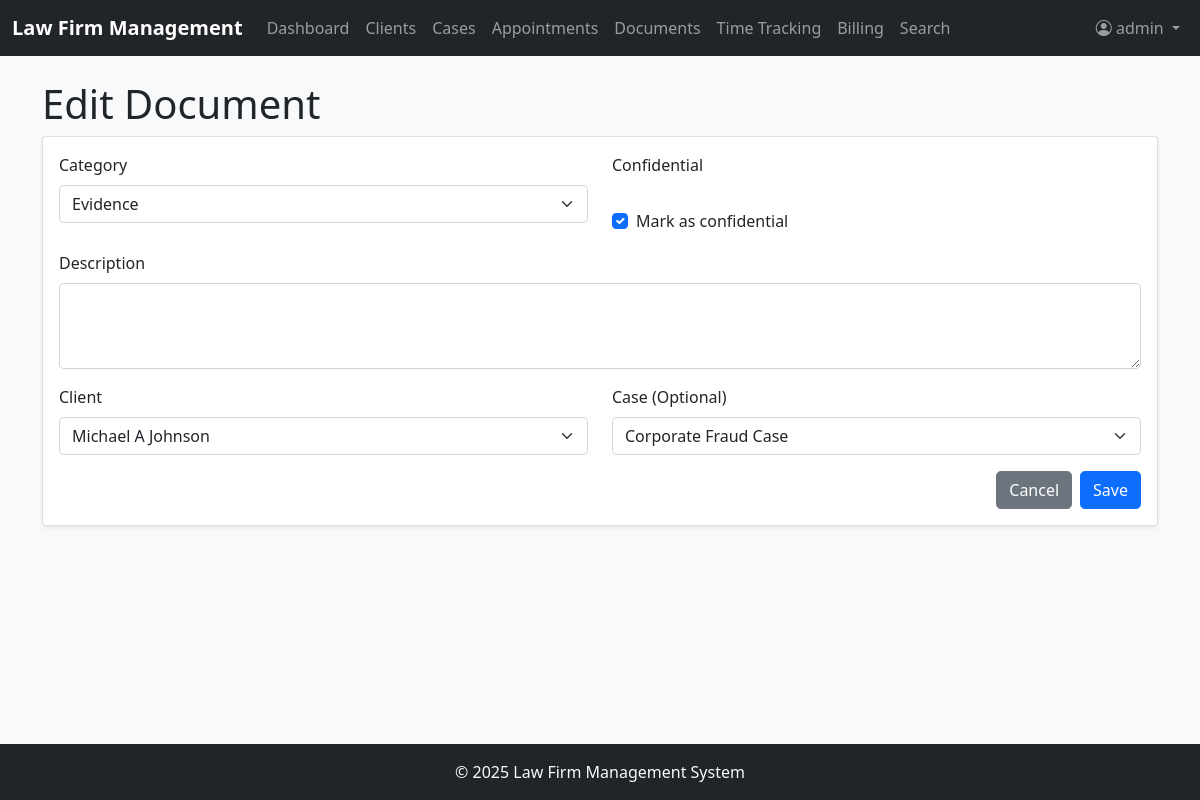
The app's page /documents/1/edit (signed in) with its own data.
### app/models.py (models this page shows, shortened)
class User(UserMixin, db.Model):
    id = db.Column(db.Integer, primary_key=True)
    username = db.Column(db.String(64), index=True, unique=True)
    email = db.Column(db.String(120), index=True, unique=True)
    password_hash = db.Column(db.String(128))
    first_name = db.Column(db.String(64))
    last_name = db.Column(db.String(64))
    role = db.Column(db.String(20))  # 'lawyer', 'staff', 'admin'
    hourly_rate = db.Column(db.Float)
    cases = db.relationship('Case', secondary=case_assignments, backref=db.backref('assigned_users', lazy='dynamic'))
    time_entries = db.relationship('TimeEntry', backref='user', lazy='dynamic')

class Document(db.Model):
    id = db.Column(db.Integer, primary_key=True)
    filename = db.Column(db.String(256))
    original_filename = db.Column(db.String(256))
    category = db.Column(db.String(64))  # Contracts, Evidence, Court Filings, etc.
    description = db.Column(db.Text)
    confidential = db.Column(db.Boolean, default=False)
    version = db.Column(db.Integer, default=1)
    client_id = db.Column(db.Integer, db.ForeignKey('client.id'))
    case_id = db.Column(db.Integer, db.ForeignKey('case.id'))
    uploaded_at = db.Column(db.DateTime, default=datetime.utcnow)
    uploaded_by = db.Column(db.Integer, db.ForeignKey('user.id'))

class Client(db.Model):
    id = db.Column(db.Integer, primary_key=True)
    first_name = db.Column(db.String(64))
    last_name = db.Column(db.String(64))
    email = db.Column(db.String(120))
    phone = db.Column(db.String(20))
    address = db.Column(db.String(256))
    company = db.Column(db.String(128))
    category = db.Column(db.String(64))
    notes = db.Column(db.Text)
    cases = db.relationship('Case', backref='client', lazy='dynamic')
    appointments = db.relationship('Appointment', backref='client', lazy='dynamic')
    documents = db.relationship('Document', backref='client', lazy='dynamic')

class Case(db.Model):
    id = db.Column(db.Integer, primary_key=True)
    case_number = db.Column(db.String(20), unique=True)
    title = db.Column(db.String(128))
    description = db.Column(db.Text)
    status = db.Column(db.String(20))  # Open, In Progress, On Hold, Closed, Archived
    priority = db.Column(db.String(20))  # Low, Medium, High, Urgent
    practice_area = db.Column(db.String(64))
    case_type = db.Column(db.String(64))
    budget = db.Column(db.Float)
    client_id = db.Column(db.Integer, db.ForeignKey('client.id'))
    appointments = db.relationship('Appointment', backref='case', lazy='dynamic')
    documents = db.relationship('Document', backref='case', lazy='dynamic')
    time_entries = db.relationship('TimeEntry', backref='case', lazy='dynamic')
    invoices = db.relationship('Invoice', backref='case', lazy='dynamic')
    created_at = db.Column(db.DateTime, default=datetime.utcnow)
    updated_at = db.Column(db.DateTime, default=datetime.utcnow, onupdate=datetime.utcnow)

### app/routes.py (the view, shortened to what this page needs)
@app.route('/documents/<int:id>/edit', methods=['GET', 'POST'])
@login_required
def edit_document(id):
    document = Document.query.get_or_404(id)
    clients = Client.query.all()
    cases = Case.query.all()
    return render_template('document_form.html', document=document, clients=clients, cases=cases)

### app/__init__.py (called while the page is built)
@login.user_loader
def load_user(id):
    return User.query.get(int(id))

### app/templates/document_form.html (shortened to what this page needs)
{% extends "base.html" %}
{% block content %}
<h1>{% if document %}Edit Document{% else %}Upload New Document{% endif %}</h1>
<div class="card">
    <div class="card-body">
        <form method="POST" {% if not document %}enctype="multipart/form-data"{% endif %}>
            <div class="row mb-3">
                <div class="col-md-6">
                    <label class="form-label">Category</label>
                    <select class="form-select" name="category" required>
                        <option value="Evidence" {% if document and document.category == 'Evidence' %}selected{% endif %}>Evidence</option>
                    </select>
                </div>
                <div class="col-md-6">
                    <label class="form-label">Confidential</label>
                    <div class="form-check mt-4">
                        <input class="form-check-input" type="checkbox" name="confidential" id="confidential" {% if document and document.confidential %}checked{% endif %}>
                        <label class="form-check-label" for="confidential">
                            Mark as confidential
                        </label>
                    </div>
                </div>
            </div>
            <div class="mb-3">
                <label class="form-label">Description</label>
                <textarea class="form-control" name="description" rows="3">{{ document.description if document else '' }}</textarea>
            </div>
            <div class="row mb-3">
                <div class="col-md-6">
                    <label class="form-label">Client</label>
                    <select class="form-select" name="client_id" required>
                        {% for client in clients %}
                        <option value="{{ client.id }}" {% if document and document.client_id == client.id %}selected{% endif %}>{{ client.first_name }} {{ client.last_name }}</option>
                        {% endfor %}
                    </select>
                </div>
                <div class="col-md-6">
                    <label class="form-label">Case (Optional)</label>
                    <select class="form-select" name="case_id">
                        {% for case in cases %}
                        <option value="{{ case.id }}" {% if document and document.case_id == case.id %}selected{% endif %}>{{ case.title }}</option>
                        {% endfor %}
                    </select>
                </div>
            </div>
            <div class="d-flex justify-content-end">
                <a href="{{ url_for('documents') }}" class="btn btn-secondary me-2">Cancel</a>
                <button type="submit" class="btn btn-primary">{% if document %}Save{% else %}Upload{% endif %}</button>
            </div>
        </form>
    </div>
</div>
{% endblock %}

### app/templates/base.html (shortened to what this page needs)
<!DOCTYPE html>
<html lang="en">
  <head>
    <link
      href="https://cdn.jsdelivr.net/npm/bootstrap@5.1.3/dist/css/bootstrap.min.css"
      rel="stylesheet"
    />
    <link
      rel="stylesheet"
      href="https://cdn.jsdelivr.net/npm/bootstrap-icons@1.8.1/font/bootstrap-icons.css"
    />
    <link
      href="{{ url_for('static', filename='css/style.css') }}"
      rel="stylesheet"
    />
  </head>
  <body class="d-flex flex-column min-vh-100">
    <nav class="navbar navbar-expand-lg navbar-dark bg-dark">
      <div class="container-fluid">
        <a class="navbar-brand" href="{{ url_for('dashboard') }}"
          >Law Firm Management</a
        >
        <div class="collapse navbar-collapse" id="navbarNav">
          <ul class="navbar-nav me-auto">
            <li class="nav-item">
              <a
                class="nav-link {% if request.endpoint == 'dashboard' %}active{% endif %}"
                href="{{ url_for('dashboard') }}"
              >
                Dashboard
              </a>
            </li>
            <li class="nav-item">
              <a
                class="nav-link {% if request.endpoint == 'clients' %}active{% endif %}"
                href="{{ url_for('clients') }}"
              >
                Clients
              </a>
            </li>
            <li class="nav-item">
              <a
                class="nav-link {% if request.endpoint == 'cases' %}active{% endif %}"
                href="{{ url_for('cases') }}"
              >
                Cases
              </a>
            </li>
            <li class="nav-item">
              <a
                class="nav-link {% if request.endpoint == 'appointments' %}active{% endif %}"
                href="{{ url_for('appointments') }}"
              >
                Appointments
              </a>
            </li>
            <li class="nav-item">
              <a
                class="nav-link {% if request.endpoint == 'documents' %}active{% endif %}"
                href="{{ url_for('documents') }}"
              >
                Documents
              </a>
            </li>
            <li class="nav-item">
              <a
                class="nav-link {% if request.endpoint == 'time_tracking' %}active{% endif %}"
                href="{{ url_for('time_tracking') }}"
              >
                Time Tracking
              </a>
            </li>
            <li class="nav-item">
              <a
                class="nav-link {% if request.endpoint == 'billing' %}active{% endif %}"
                href="{{ url_for('billing') }}"
              >
                Billing
              </a>
            </li>
            <li class="nav-item">
              <a
                class="nav-link {% if request.endpoint == 'search' %}active{% endif %}"
                href="{{ url_for('search') }}"
              >
                Search
              </a>
            </li>
          </ul>
          <ul class="navbar-nav">
            {% if current_user.is_anonymous %}
            <li class="nav-item">
              <a class="nav-link" href="{{ url_for('login') }}">Login</a>
            </li>
            {% else %}
            <li class="nav-item dropdown">
              <a
                class="nav-link dropdown-toggle"
                href="#"
                id="navbarDropdown"
                role="button"
                data-bs-toggle="dropdown"
              >
                <i class="bi bi-person-circle"></i> {{ current_user.username }}
              </a>
            </li>
            {% endif %}
          </ul>
        </div>
      </div>
    </nav>
    <main class="flex-grow-1 container mt-4">
       {% block content %}{% endblock %}
    </main>
    <footer class="footer mt-auto py-3 bg-dark text-light">
      <div class="container text-center">
        <span>© <span id="year"></span> Law Firm Management System</span>
      </div>
    </footer>
  </body>
</html>

### app/static/css/style.css (style rules this page uses)
body { font-family: 'Segoe UI', Tahoma, Geneva, Verdana, sans-serif; background-color: #f8f9fa; }
.footer { margin-top: auto; padding: 1rem 0; background-color: #343a40; color: #fff; }
.card { box-shadow: 0 0.125rem 0.25rem rgba(0, 0, 0, 0.075); border: 1px solid rgba(0, 0, 0, 0.125); }
.navbar-brand { font-weight: bold; }
.btn { border-radius: 0.3rem; }
.form-control, .form-select { border-radius: 0.3rem; }

### records on screen
User: username "admin"
Document: category "Evidence", confidential "☑", client_id "Michael A Johnson", case_id "Corporate Fraud Case"
